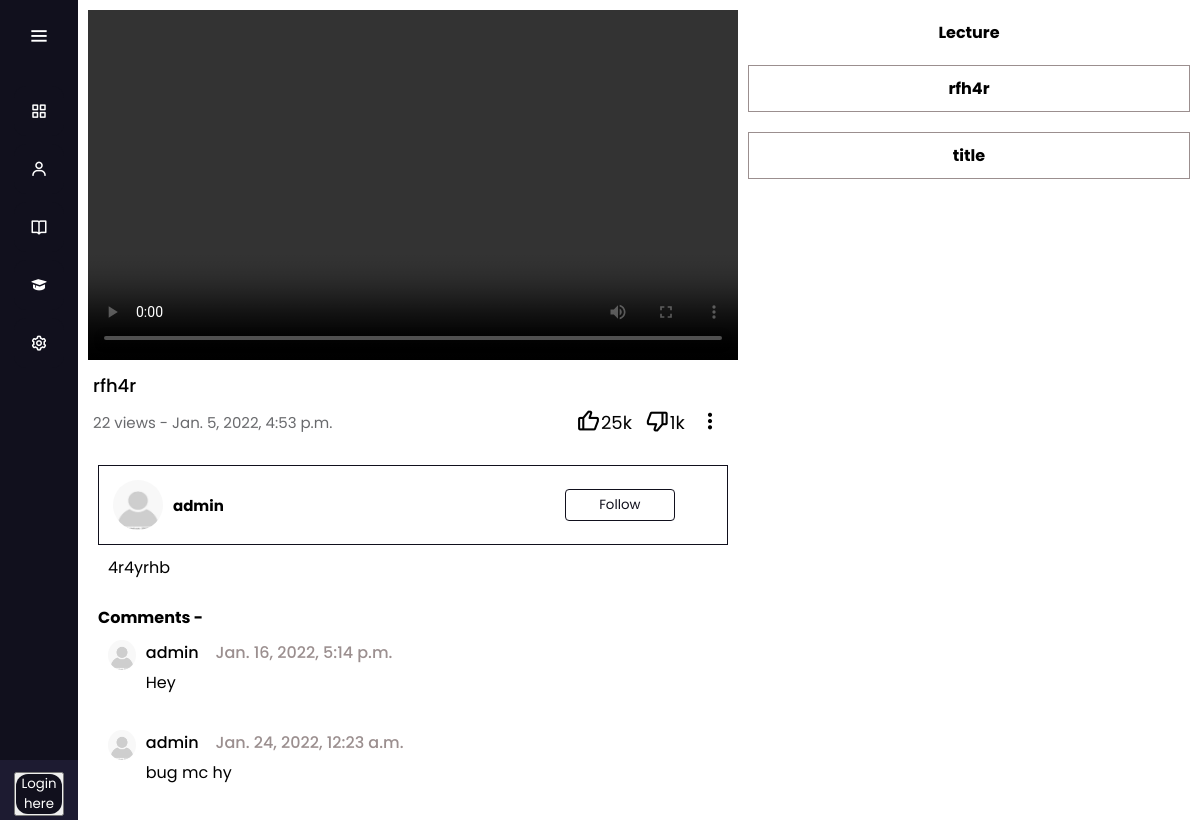
The app's page /video/rfh4r/ with its own data.
### index/models.py (models this page shows, shortened)
class Video(models.Model):
    vid_of=models.ForeignKey(Course,on_delete=models.CASCADE)
    vid_title=models.CharField(max_length=60,blank=False,null=False,unique=True)
    vid_desc=models.TextField(blank=True,null=False,default='no desc')
    vid_thumbnail=models.ImageField(default='default_video.png',upload_to='thumbnail_video',validators=[validate_image_file_extension])
    vid_video=models.FileField(blank=False,null=False,upload_to='Videos',validators=[FileExtensionValidator(allowed_extensions=['mp4','MOV','WMV','AVI','AVCHD','FLV', 'F4V','SWF','MKV'])])
    vid_author=models.ForeignKey(User,on_delete=models.CASCADE)
    vid_published_on=models.DateTimeField(auto_now_add=True)
    vid_views=models.IntegerField(default=0)
    vid_likes=models.IntegerField(default=0)
    vid_dislikes=models.IntegerField(default=0)
    def save(self):
        super().save()
        img = Image.open(self.vid_thumbnail.path)
        if img.height > 300 or img.width > 300 or img.height < 300 or img.width < 300:
            output_size = (300, 300)
            img.thumbnail(output_size)
            img.save(self.vid_thumbnail.path)

class VideoComment(models.Model):
    video=models.ForeignKey(Video,on_delete=models.CASCADE)
    comment_vid_message=models.CharField(max_length=100,null=False,blank=False)
    comment_vid_author=models.ForeignKey(User,on_delete=models.CASCADE)
    comment_vid_commented_on=models.DateTimeField(auto_now_add=True)

### users/models.py (models this page shows, shortened)
class Profile (models.Model):
    user=models.OneToOneField(User,on_delete=models.CASCADE)
    about=models.CharField(max_length=200,blank=True)
    image=models.ImageField(default='default.jpeg',upload_to='Profile_Pics',blank=True,null=True,validators=[validate_image_file_extension])
    class Meta:
        verbose_name_plural='Profile'

### index/views.py (the view, shortened to what this page needs)
# urls.py: path('video/<str:vid_title>/',views.video_paginated_view,name='video_paginated_view'),
def video_paginated_view(request,vid_title):
    qset4=Video.objects.filter(vid_title=vid_title)
    qset5=Video.objects.get(vid_title=vid_title)
    qset5.vid_views = F('vid_views') +1
    qset5.save()
    return render(request,'index/paginated_video.html',{'qset4':qset4,'qset5':qset5})

### index/templates/index/paginated_video.html (shortened to what this page needs)
{% extends "navbar.html" %}
{% load static %}
{% block script %}
  <link rel="stylesheet" href="{% static 'css/open-video.css' %}">
{% endblock script %}
{% block body %}
<section class="home-section">
  <div class="main-div">
    <div class="screen-div">
      {% for fetch in qset4 %}
      <div class="screen">
        {% if fetch.vid_video %}
        <video src="{{fetch.vid_video.url}}" controls class="notes"></video>
        {% endif %}
      </div>
      <div class="details">
        <div class="title">
          <h4>{{fetch.vid_title}}</h4>
          <div class="icons">
            <p class="time-views">{{fetch.vid_views}} views - {{fetch.vid_published_on}}</p>
            <div>
              <i class='bx bx-like likes'><span>25k</span></i>
              <i class='bx bx-dislike dislikes'><span>1k</span></i>
              <i class='bx bx-dots-vertical-rounded'></i>
            </div>
          </div>
        </div>
      </div>
      <div class="description">
        <div class="channel">
          {% if fetch.vid_author.profile.image %}
          <img src="{{fetch.vid_author.profile.image.url}}" alt="profile" class="circle">
          {% else %}
          <img src="/Data/default.jpeg" alt="profile" class="circle">
          {% endif %}
          <a href="{% url 'users:profile' fetch.vid_author.profile.id %}"  style="color: black; "><h4>{{fetch.vid_author}}</h4> </a>
          <button class="btn-follow">Follow</button>
        </div>
        <p class="desc"> {{fetch.vid_desc}} </span> </p>
      </div>
      {% endfor %}
      <div class="comments">
        <h4>Comments - </h4>
        {% for object in qset5.videocomment_set.all %}
        <div class="comment-div">
          <div class="comment-body">
            {% if object.comment_vid_author.profile.image %}
            <img src="{{object.comment_vid_author.profile.image.url}}" alt="profile" class="circle">
            {% else %}
            <img src="/Data/default.jpeg" alt="profile" class="circle">
            {% endif %}
            <div class="comment-details">
              <a href="{% url 'users:profile' object.comment_vid_author.id  %} " style="color: black;"><h4>{{object.comment_vid_author}}&nbsp; &nbsp; <span class="time">{{object.comment_vid_commented_on}}</span></h4></a>
              <p>{{object.comment_vid_message}}</p>
            </div>
          </div>
        </div>
        {% endfor %}
    </div>
</div>
    <div class="recommend-div">
      <h4 class="reco">Lecture</h4>
      <div class="card-div">
      {% for fetch in qset5.vid_of.video_set.all %}
      <a href="{% url 'home:video_paginated_view' fetch.vid_title %}" style="color: black;">
        <div class="card-body">
          <h4>{{fetch.vid_title}}</h4>
      </a>
        </div>
      {% endfor %}
      </div>
</section>
{% endblock body %}

### static/css/open-video.css (style rules this page uses)
* { margin: 0; padding: 0; box-sizing: border-box; font-family: "Poppins" , sans-serif; }
.home-section { position: relative; min-height: 100vh; top: 0; left: 78px; width: calc(100% - 78px); transition: all 0.5s ease; z-index: 2; }
.screen-div { width: 71.5%; }
.main-div { display:flex; flex-direction: row; margin-top: 10px; margin-left: 10px; }
.main-div .notes { width:900px; height: 450px; }
a { text-decoration: none; color: #fff; }
.details { font-size: 18px; margin-bottom: 10px; padding: 5px; width:100%; }
.details .bx { font-size: 20px; cursor: pointer; margin: 5px; }
.details .bx span { font-size: 18px; position: relative; top: -3px; }
.details h4 { font-weight:500; margin-bottom: 5px; }
.details .icons { display:grid; grid-template-columns: 5fr 1fr; align-items: center; }
.details p { font-size: 15px; color: #696a6d; }
.description { width: 100%; padding:10px; }
.description .desc { width: 96%; margin-left: 10px; margin-bottom: 5px; margin-top: 10px; }
.channel { width: 100%; display: flex; flex-direction: row; align-items: center; padding:4px; border: 1px solid #11101D; font-size: 15px; z-index: -99; }
.channel .circle { width: 50px; height: 50px; border-radius: 50%; margin: 10px; }
.comments .circle { width: 30px; height: 30px; border-radius: 50%; margin: 10px; }
.comment-body .circle { width: 30px; height: 30px; border-radius: 50%; margin: 10px; }
.bx { cursor:pointer; }
.comment-div { width:72.5%; margin-bottom: 20px; }
.comment-body { display:flex; flex-direction:row; width: 100%; }
.comment-body .comment-details { margin-top: 10px; width: 100%; }
.comment-body .comment-details h4 { font-weight: 500; margin-bottom: 5px; }
.comment-body .comment-details h4 span { color: rgb(155, 143, 143); }
.comment-body .comment-details p { margin-bottom: 5px; }
.btn-follow { position: relative; left: 67%; padding: 5px; width: 110px; cursor:pointer; background-color: transparent; outline: none; border-radius: 4px; border: 1px solid #11101D; color: #11101D; }
.comments { padding:10px; }
.recommend-div { width: 60%; padding: 10px; }
.card-div { width:100%; }
.card-div .card-body h4 { text-align:center; padding: 10px; cursor: pointer; margin-top:20px; border: 1px solid rgb(155, 143, 143); }
.recommend-div .reco { text-align: center; }
@media screen and (max-width:1300px) { .main-div .notes { width:830px; height: 430px; } }
@media screen and (max-width:1300px) { .btn-follow { position: relative; left: 60%; } }
@media screen and (max-width:1300px) { .details .bx { font-size: 25px; cursor: pointer; margin-left: 3px; } }
@media screen and (max-width:1300px) { .details .bx span { font-size: 18px; position: relative; top: -3px; } }
@media screen and (max-width:1300px) { .details .icons { display:grid; grid-template-columns: 5fr 1fr; align-items: center; } }
@media screen and (max-width:1300px) { .details .icons { display:grid; grid-template-columns: 4fr 1fr; align-items: center; } }
@media screen and (max-width:1200px) { .main-div .notes { width:650px; height: 350px; } }
@media screen and (max-width:1200px) { .btn-follow { position: relative; left: 55%; } }
@media screen and (max-width:1200px) { .details .bx { font-size: 25px; cursor: pointer; margin-left: 3px; } }
@media screen and (max-width:1200px) { .details .bx span { font-size: 18px; position: relative; top: -3px; } }
@media screen and (max-width:1200px) { .details .icons { display:grid; grid-template-columns: 4fr 1fr; align-items: center; } }
@media screen and (max-width:1200px) { .details .icons { display:grid; grid-template-columns: 3fr 1fr; align-items: center; } }

### records on screen
Video: vid_title "rfh4r", vid_views "22", vid_published_on "Jan. 5, 2022, 4:53 p.m.", vid_author.profile.image (placeholder picture), vid_author "admin", vid_desc "4r4yrhb"
VideoComment: comment_vid_author.profile.image (placeholder picture), comment_vid_author "admin", comment_vid_commented_on "Jan. 16, 2022, 5:14 p.m.", comment_vid_message "Hey"
VideoComment: comment_vid_author.profile.image (placeholder picture), comment_vid_author "admin", comment_vid_commented_on "Jan. 24, 2022, 12:23 a.m.", comment_vid_message "bug mc hy"
Video: vid_title "title"
